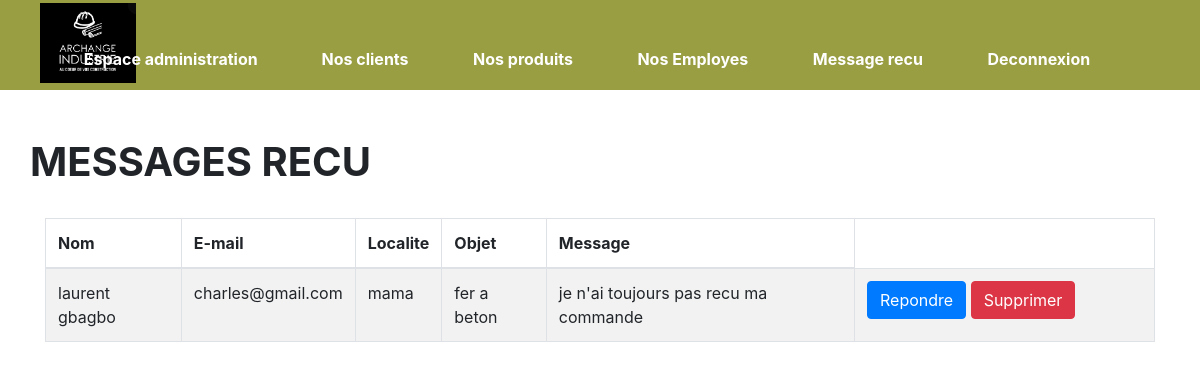
The app's page /messagerecu.php with its own data.
### tables this page shows
CREATE TABLE `message` (
  `id` int(11) NOT NULL,
  `nom` varchar(255) NOT NULL,
  `mail` varchar(255) NOT NULL,
  `localie` varchar(255) NOT NULL,
  `objet` varchar(255) NOT NULL,
  `message` varchar(255) NOT NULL
);

### messagerecu.php (the view, shortened to what this page needs)
<?php
$db = Database::connect();
?>
<!DOCTYPE html>
<html>
<head>
         <link rel="stylesheet" href="css/index.css">
        <link rel="stylesheet" href="https://use.fontawesome.com/releases/v5.8.1/css/all.css">
        <link rel="stylesheet" href="https://maxcdn.bootstrapcdn.com/bootstrap/4.0.0/css/bootstrap.min.css">
    <body>
           <header style="background-color: #999E42">
               <a href="index.php"><img src="img/LO2.png"></a></li>
            <nav >
                <ul>
                    <li style="color: blue; text-align: left ;margin-left: -3%;" >  <a href="admin.php" >Espace administration</a>   </li>
                     <li><a href="clients.php" >Nos clients</a></li>
                    <li><a href="produitsadmin.php">Nos produits</a></li>
                     <li><a href="employes.php">Nos Employes</a></li>
                     <li><a href="messagerecu.php">Message recu</a></li>
                    <li><a href="deconnexion.php">Deconnexion</a></li>
                </ul>
            </nav>
          </header>
<br>
<br>  <div class="container admin">
            <div class="row">
                <h1><strong><span class="glyphicon glyphicon-list-alt">MESSAGES RECU  </strong></div><br><table class="table table-striped table-bordered">
                  <thead>
                    <tr>
                      <th>Nom</th>
                      <th>E-mail</th>
                      <th>Localite</th>
                       <th>Objet</th>
                       <th>Message</th>
                    </tr>
                  </thead>
                  <tbody>
                     <?php
                        $view = $db -> query("SELECT * FROM message");
                       while ($afficher = $view -> fetch()) {
                      ?>
                      <tr>
                            <td><?php echo $afficher['nom'] ?></td>
                            <td><?php echo $afficher['mail'] ?></td>
                            <td><?php echo $afficher['localie'] ?></td>
                             <td><?php echo $afficher['objet'] ?></td>
                              <td><?php echo $afficher['message'] ?></td>
                            <td width=300>
                       <a class="btn btn-primary" href="contactmrapide.php?id=<?php echo $afficher['id']; ?>"><span class="glyphicon glyphicon-pencil"></span> Repondre</a>
                            <a class="btn btn-danger" href="supprimermessagerecu.php?id=<?php echo $afficher['id']; ?>"><span class="glyphicon glyphicon-remove"></span> Supprimer</a>
                            </td>
                     </tr>
                   <?php } ?>
                  </tbody>
                </table>
            </div>
          <br>
    </body>
 <html>

### css/index.css (style rules this page uses)
header img { height: 80px; margin-left: 40px; }
body { font-family: sans-serif; }
header { background-color: black; position: unset; height: 90px; width: 100%; display: inline-block; }
header img { margin-top: 3px; }
header * { display: inline; }
header li { margin: 30px; font-weight: bold; }
header li a { color: white; text-decoration: none; margin-top: 10%; }
nav { margin-top: -3%; text-align: center; }

### records on screen
message: nom "laurent gbagbo", mail "charles@gmail.com", localie "mama", objet "fer a beton", message "je n'ai toujours pas recu ma commande"
